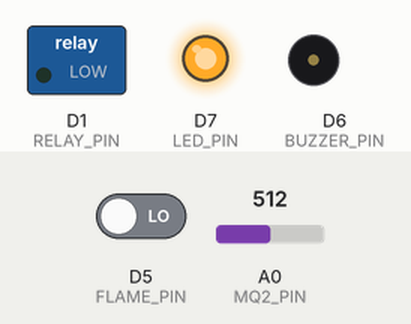
Simulated run of this sketch. Board: ESP8266 (NodeMCU). Shown: switched loads named in the sketch (green lamp = pin HIGH), output pins drawn as LEDs (lit = HIGH), buzzer (waves = sounding, pin HIGH). The test bench sets the inputs (shaded band); at power-on: D5 (FLAME_PIN) LOW, A0 (MQ2_PIN) = 512. WiFi joins after 1.5 s; servers stay silent unless stated; uploads are accepted with an empty reply; what the sketch prints to the serial monitor is not drawn.

Above: at 2.7 s.
2.8 s: D5 (FLAME_PIN) driven HIGH
At 3.9 s:
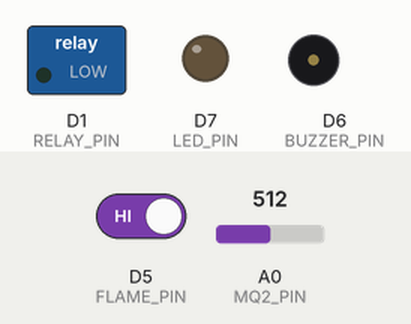
4.3 s: D5 (FLAME_PIN) driven LOW
At 6.15 s:
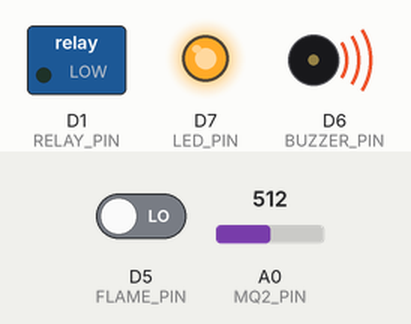
Timing chart, 0 to 13.3 s (numbered marks = the images above; inputs shaded):
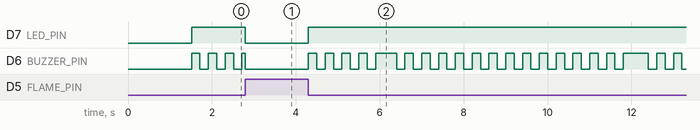

Measured:
- after the input at 2.8 s, D7 (LED_PIN): HIGH → LOW at once
- after the input at 4.3 s, D7 (LED_PIN): LOW → HIGH at once; D6 (BUZZER_PIN): LOW → HIGH at once, → LOW 0.20 s later, → HIGH 0.20 s later, → LOW 0.20 s later, … (42 changes in this stretch)

The sketch:

anti_incendie_connecte.ino
```cpp
// ===== CONNECTED FIRE PROTECTION SYSTEM: NodeMCU ESP8266 =====
// Local detection + sending measurements + receiving orders from the FireWatch website.
// Safety stays LOCAL: without Wi-Fi, automatic mode keeps working.
// Serial monitor: 115200 baud. Prints a status line every second plus events.
#include <ESP8266WiFi.h>
#include <ESP8266HTTPClient.h>
#include <WiFiClient.h>

// --- TO EDIT (never publish your Wi-Fi password on GitHub) ---
const char* WIFI_SSID = "YOUR_WIFI_NAME";
const char* WIFI_PASS = "YOUR_WIFI_PASSWORD";
const char* SERVER_BASE = "http://192.168.X.X:3000";  // IP of the computer running Main.java
const char* API_KEY = "CHANGE_ME";                // same value as API_KEY on the server

#define MQ2_PIN A0
#define FLAME_PIN D5
#define BUZZER_PIN D6
#define LED_PIN D7
#define RELAY_PIN D1

#define SMOKE_WARMUP_MS 120000UL
#define FLAME_CONFIRM_MS 1000UL
#define PUMP_RUN_MS 10000UL
#define PUMP_COOLDOWN_MS 5000UL
#define BEEP_TIME 200
#define CMD_VALID_MS 6000UL        // website order is ignored if the server stops answering
#define STATUS_PERIOD_MS 1000UL    // serial status line period
#define WIFI_RETRY_MS 10000UL      // delay between Wi-Fi reconnection attempts

// Orders coming from the website (defaults = safest mode)
int smokeThreshold = 300;
bool autoMode = true;
bool remotePump = false;
bool buzzerMuted = false;
unsigned long lastCmdOk = 0;
unsigned long lastNet = 0;
unsigned long lastWifiRetry = 0;

unsigned long lastBeep = 0, pumpStart = 0, pumpStop = 0, flameSince = 0;
bool buzzerState = false, pumpRunning = false, pumpEverRan = false, relayState = false;

// Network status (for the serial monitor)
bool serverOk = false;
int lastPostCode = 0, lastGetCode = 0;

// Relay is active LOW: D1 LOW = pump ON, D1 floating (INPUT) = pump OFF
void pumpOn()  { pinMode(RELAY_PIN, OUTPUT); digitalWrite(RELAY_PIN, LOW); }
void pumpOff() { pinMode(RELAY_PIN, INPUT); }

void wifiConnect() {

  WiFi.mode(WIFI_STA);
  WiFi.begin(WIFI_SSID, WIFI_PASS);
  Serial.print("[WIFI] Connecting to ");
  Serial.print(WIFI_SSID);
  unsigned long start = millis();
  while (WiFi.status() != WL_CONNECTED && millis() - start < 10000) {
    delay(250);
    Serial.print(".");
  }
  if (WiFi.status() == WL_CONNECTED) {
    Serial.print(" OK, IP ");
    Serial.print(WiFi.localIP());
    Serial.print(", signal ");
    Serial.print(WiFi.RSSI());
    Serial.println(" dBm");
  } else {
    Serial.println(" FAILED (the system keeps working without network)");
  }
}

// Every 2 s: send the measurement, then read the orders "pump mute threshold auto"
// Every 2 s (6 s if the server is down): send the measurement, then read the orders
void network(int smoke, bool flame, bool smokeAlarm, bool pump) {
  if (millis() - lastNet < (serverOk ? 2000UL : 6000UL)) return;   // CORRECTION 1 : moins d'essais si le serveur est KO
  lastNet = millis();

  if (WiFi.status() != WL_CONNECTED) {
    if (serverOk) Serial.println("[NET] Wi-Fi lost");
    serverOk = false;
    if (millis() - lastWifiRetry >= WIFI_RETRY_MS) {
      lastWifiRetry = millis();
      Serial.println("[WIFI] Reconnecting...");
      WiFi.reconnect();
    }
    return;
  }

  WiFiClient client;
  HTTPClient http;
  http.setTimeout(800);

  // 1) Send the measurement
  http.begin(client, String(SERVER_BASE) + "/api/mesures");
  http.addHeader("Content-Type", "application/json");
  http.addHeader("x-api-key", API_KEY);
  String json = "{\"mq2\":" + String(smoke) + ",\"flamme\":" + (flame ? "true" : "false") +
                ",\"fumee\":" + (smokeAlarm ? "true" : "false") + ",\"pompe\":" + (pump ? "true" : "false") + "}";
  lastPostCode = http.POST(json);
  http.end();

  // 2) Read the orders (only if the server answered)
  lastGetCode = 0;
  if (lastPostCode > 0) {                                           // CORRECTION 2 : pas de GET si le serveur est injoignable
    http.begin(client, String(SERVER_BASE) + "/api/commande");
    http.addHeader("x-api-key", API_KEY);
    lastGetCode = http.GET();
    if (lastGetCode == 200) {
      int p, m, s, a;
      String answer = http.getString();
      if (sscanf(answer.c_str(), "%d %d %d %d", &p, &m, &s, &a) == 4) {
        bool newPump = (p == 1);
        bool newMute = (m == 1);
        int newThreshold = constrain(s, 10, 900);                   // CORRECTION 3 : 10 au lieu de 100 (comme le site)
        bool newAuto = (a == 1);

        // Print only when an order changes
        if (newPump != remotePump)           Serial.println(newPump ? "[CMD] Manual pump: ON" : "[CMD] Manual pump: OFF");
        if (newMute != buzzerMuted)          Serial.println(newMute ? "[CMD] Buzzer: MUTED" : "[CMD] Buzzer: RESTORED");
        if (newThreshold != smokeThreshold)  { Serial.print("[CMD] Smoke threshold: "); Serial.println(newThreshold); }
        if (newAuto != autoMode)             Serial.println(newAuto ? "[CMD] Automatic mode: ARMED" : "[CMD] Automatic mode: DISARMED");

        remotePump = newPump;
        buzzerMuted = newMute;
        smokeThreshold = newThreshold;
        autoMode = newAuto;
        lastCmdOk = millis();
      }
    }
    http.end();
  }

  // Report server connection changes
  bool ok = (lastPostCode == 201 && lastGetCode == 200);
  if (ok != serverOk) {
    serverOk = ok;
    if (ok) {
      Serial.println("[NET] Server connected");
    } else {
      Serial.print("[NET] Server problem: POST=");
      Serial.print(lastPostCode);
      Serial.print(" GET=");
      Serial.print(lastGetCode);
      Serial.println(" (-1 = unreachable, 401 = wrong API key)");
    }
  }
}

// One full status line per second on the serial monitor
void printStatus(unsigned long now, int smoke, bool flame, bool smokeAlarm, bool alarm, bool manualPump) {
  static unsigned long lastPrint = 0;
  if (now - lastPrint < STATUS_PERIOD_MS) return;
  lastPrint = now;

  Serial.print("[");
  Serial.print(now / 1000);
  Serial.print("s] MQ2=");
  Serial.print(smoke);
  Serial.print("/");
  Serial.print(smokeThreshold);
  if (now < SMOKE_WARMUP_MS) {
    Serial.print(" (warm-up ");
    Serial.print((SMOKE_WARMUP_MS - now) / 1000);
    Serial.print("s)");
  }
  Serial.print(" | smoke=");
  Serial.print(smokeAlarm ? "ALARM" : "ok");
  Serial.print(" | flame=");
  Serial.print(flame ? "DETECTED" : "none");
  Serial.print(" | alarm=");
  Serial.print(alarm ? "YES" : "no");
  Serial.print(" | buzzer=");
  if (!alarm) Serial.print("off");
  else Serial.print(buzzerMuted ? "MUTED" : "BEEPING");
  Serial.print(" | pump=");
  if (!relayState) Serial.print("off");
  else Serial.print(manualPump ? "ON (manual)" : "ON (auto)");
  Serial.print(" | mode=");
  Serial.print(autoMode ? "ARMED" : "DISARMED");
  Serial.print(" | wifi=");
  if (WiFi.status() == WL_CONNECTED) {
    Serial.print(WiFi.localIP());
    Serial.print(" ");
    Serial.print(WiFi.RSSI());
    Serial.print("dBm");
  } else {
    Serial.print("OFFLINE");
  }
    Serial.print(" | server=");
  Serial.print(serverOk ? "OK" : "no");
  Serial.print(" (POST=");
  Serial.print(lastPostCode);
  Serial.print(" GET=");
  Serial.print(lastGetCode);
  Serial.println(")");
}

void setup() {
  Serial.begin(115200);
  pumpOff();
  pinMode(FLAME_PIN, INPUT);
  pinMode(LED_PIN, OUTPUT);
  pinMode(BUZZER_PIN, OUTPUT);
  digitalWrite(LED_PIN, LOW);
  digitalWrite(BUZZER_PIN, LOW);

  Serial.println();
  Serial.println("=== CONNECTED FIRE PROTECTION SYSTEM ===");
  Serial.print("[BOOT] Reset reason: ");
  Serial.println(ESP.getResetReason());   // "Power On" / "External System" repeating = power problem
  Serial.print("[BOOT] Server: ");
  Serial.println(SERVER_BASE);
  Serial.print("[BOOT] Smoke sensor warm-up: ");
  Serial.print(SMOKE_WARMUP_MS / 1000);
  Serial.println("s (smoke alarm disabled until then)");
  wifiConnect();
}

void loop() {
  unsigned long now = millis();
  int smokeValue = analogRead(MQ2_PIN);
  bool flameDetected = (digitalRead(FLAME_PIN) == LOW);
  bool smokeDetected = (now > SMOKE_WARMUP_MS) && (smokeValue > smokeThreshold);
  bool alarm = flameDetected || smokeDetected;

  // Safety: if the server stops answering, forget the manual pump order
  bool manualPump = remotePump && (now - lastCmdOk < CMD_VALID_MS);

  // --- Events printed only when something changes ---
  static bool prevFlame = false, prevSmoke = false, prevAlarm = false, warmupDone = false;
  if (!warmupDone && now >= SMOKE_WARMUP_MS) {
    warmupDone = true;
    Serial.println("[INFO] Smoke sensor warm-up finished, smoke alarm active");
  }
  if (flameDetected != prevFlame) {
    prevFlame = flameDetected;
    Serial.println(flameDetected ? "[ALERT] FLAME DETECTED" : "[INFO] Flame gone");
  }
  if (smokeDetected != prevSmoke) {
    prevSmoke = smokeDetected;
    if (smokeDetected) {
      Serial.print("[ALERT] SMOKE above threshold: ");
      Serial.print(smokeValue);
      Serial.print(" > ");
      Serial.println(smokeThreshold);
    } else {
      Serial.println("[INFO] Smoke back to normal");
    }
  }
  if (alarm != prevAlarm) {
    prevAlarm = alarm;
    Serial.println(alarm ? "[ALARM] ALARM ON (LED on, buzzer active unless muted)" : "[ALARM] Alarm cleared");
  }

  // --- LED + buzzer (the buzzer can be muted from the website) ---
  if (alarm) {
    digitalWrite(LED_PIN, HIGH);
    if (buzzerMuted) {
      digitalWrite(BUZZER_PIN, LOW);
    } else if (now - lastBeep >= BEEP_TIME) {
      buzzerState = !buzzerState;
      digitalWrite(BUZZER_PIN, buzzerState ? HIGH : LOW);
      lastBeep = now;
    }
  } else {
    digitalWrite(LED_PIN, LOW);
    digitalWrite(BUZZER_PIN, LOW);
    buzzerState = false;
  }

  // --- Confirmed flame ---
  if (flameDetected) { if (flameSince == 0) flameSince = now; } else { flameSince = 0; }
  bool flameConfirmed = (flameSince != 0) && (now - flameSince >= FLAME_CONFIRM_MS);

  // --- Automatic pump (only if automatic mode is armed) ---
  if (!autoMode && pumpRunning) {
    pumpRunning = false; pumpEverRan = true; pumpStop = now;
    Serial.println("[PUMP] Automatic run cancelled (mode disarmed)");
  }
  if (!pumpRunning) {
    bool cooldownOver = !pumpEverRan || (now - pumpStop >= PUMP_COOLDOWN_MS);
    if (autoMode && flameConfirmed && cooldownOver) {
      pumpRunning = true; pumpStart = now;
      Serial.println("[PUMP] Flame confirmed, automatic extinguishing started");
    }
  } else if (now - pumpStart >= PUMP_RUN_MS) {
    pumpRunning = false; pumpEverRan = true; pumpStop = now;
    Serial.println("[PUMP] Automatic run finished");
  }

  // --- Relay: automatic OR manual pump ---
  bool pumpWanted = pumpRunning || manualPump;
  if (pumpWanted != relayState) {
    relayState = pumpWanted;
    if (relayState) pumpOn(); else pumpOff();
    Serial.print(relayState ? ">>> PUMP ON" : ">>> PUMP OFF");
    Serial.println(relayState ? (manualPump ? " (manual)" : " (automatic)") : "");
  }

  printStatus(now, smokeValue, flameDetected, smokeDetected, alarm, manualPump);
  network(smokeValue, flameDetected, smokeDetected, relayState);
}
```
